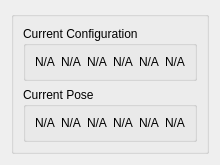
         <widget class="QWidget" name="tab_manual">
          <attribute name="title">
           <string>Configuration</string>
          </attribute>
          <layout class="QVBoxLayout" name="verticalLayout_22">
           <item>
            <widget class="QGroupBox" name="groupBox_14">
             <property name="sizePolicy">
              <sizepolicy hsizetype="MinimumExpanding" vsizetype="Preferred">
               <horstretch>0</horstretch>
               <verstretch>0</verstretch>
              </sizepolicy>
             </property>
             <property name="title">
              <string/>
             </property>
             <layout class="QGridLayout" name="gridLayout_32">
              <item row="1" column="0">
               <widget class="QGroupBox" name="groupBox_3">
                <property name="title">
                 <string>Current Pose</string>
                </property>
                <layout class="QHBoxLayout" name="horizontalLayout_3">
                 <item>
                  <widget class="QLabel" name="lbl_current_pos_1">
                   <property name="text">
                    <string>N/A</string>
                   </property>
                  </widget>
                 </item>
                 <item>
                  <widget class="QLabel" name="lbl_current_pos_2">
                   <property name="text">
                    <string>N/A</string>
                   </property>
                  </widget>
                 </item>
                 <item>
                  <widget class="QLabel" name="lbl_current_pos_3">
                   <property name="text">
                    <string>N/A</string>
                   </property>
                  </widget>
                 </item>
                 <item>
                  <widget class="QLabel" name="lbl_current_pos_4">
                   <property name="text">
                    <string>N/A</string>
                   </property>
                  </widget>
                 </item>
                 <item>
                  <widget class="QLabel" name="lbl_current_pos_5">
                   <property name="text">
                    <string>N/A</string>
                   </property>
                  </widget>
                 </item>
                 <item>
                  <widget class="QLabel" name="lbl_current_pos_6">
                   <property name="text">
                    <string>N/A</string>
                   </property>
                  </widget>
                 </item>
                </layout>
               </widget>
              </item>
              <item row="0" column="0">
               <widget class="QGroupBox" name="groupBox_4">
                <property name="title">
                 <string>Current Configuration</string>
                </property>
                <layout class="QHBoxLayout" name="horizontalLayout_2">
                 <item>
                  <widget class="QLabel" name="lbl_current_q_1">
                   <property name="text">
                    <string>N/A</string>
                   </property>
                  </widget>
                 </item>
                 <item>
                  <widget class="QLabel" name="lbl_current_q_2">
                   <property name="text">
                    <string>N/A</string>
                   </property>
                  </widget>
                 </item>
                 <item>
                  <widget class="QLabel" name="lbl_current_q_3">
                   <property name="text">
                    <string>N/A</string>
                   </property>
                  </widget>
                 </item>
                 <item>
                  <widget class="QLabel" name="lbl_current_q_4">
                   <property name="text">
                    <string>N/A</string>
                   </property>
                  </widget>
                 </item>
                 <item>
                  <widget class="QLabel" name="lbl_current_q_5">
                   <property name="text">
                    <string>N/A</string>
                   </property>
                  </widget>
                 </item>
                 <item>
                  <widget class="QLabel" name="lbl_current_q_6">
                   <property name="text">
                    <string>N/A</string>
                   </property>
                  </widget>
                 </item>
                </layout>
               </widget>
              </item>
             </layout>
            </widget>
           </item>
          </layout>
         </widget>
